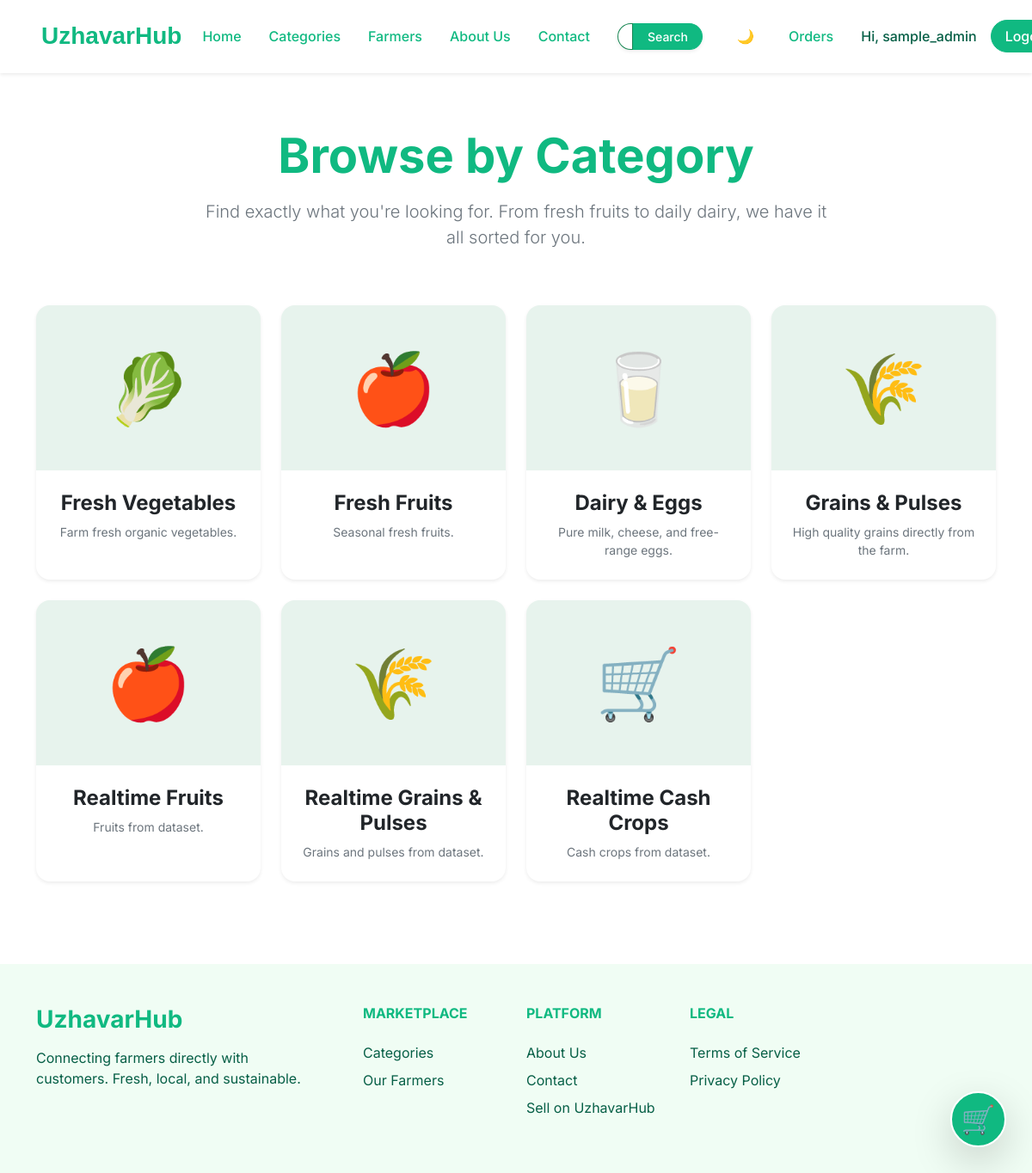
The app's page /marketplace/categories/ (signed in) with its own data.
### accounts/models.py (models this page shows, shortened)
class User(AbstractUser):
    ROLE_CHOICES = (
        ('CUSTOMER', 'Customer'),
        ('FARMER', 'Farmer'),
        ('ADMIN', 'Admin'),
    )
    role = models.CharField(max_length=20, choices=ROLE_CHOICES, default='CUSTOMER')

### marketplace/models.py (models this page shows, shortened)
class Category(models.Model):
    name = models.CharField(max_length=100)
    slug = models.SlugField(unique=True, max_length=50)
    description = models.TextField(blank=True, null=True)

### marketplace/views.py (the view)
# urls.py: path('categories/', views.category_list, name='category_list'),
def category_list(request):
    categories = Category.objects.all()
    return render(request, 'marketplace/category_list.html', {'categories': categories, 'title': 'Categories'})

### marketplace/templates/marketplace/category_list.html (shortened to what this page needs)
{% extends 'core/base.html' %}
{% load static %}
{% block content %}
<div class="container py-5">
    <div class="row mb-5 text-center">
        <div class="col-lg-8 mx-auto">
            <h1 class="display-4 fw-bold text-success mb-3">Browse by Category</h1>
            <p class="lead text-secondary">Find exactly what you're looking for. From fresh fruits to daily dairy, we have it all sorted for you.</p>
        </div>
    </div>
    <div class="row row-cols-1 row-cols-md-2 row-cols-lg-4 g-4">
        {% for category in categories %}
        <div class="col">
            <a href="{% url 'marketplace:product_list' %}?category={{ category.slug }}" class="text-decoration-none">
                <div class="card h-100 border-0 shadow-sm rounded-4 overflow-hidden hover-lift category-card text-center">
                    <div class="bg-success bg-opacity-10 py-5">
                        <span class="display-1">
                            {% if 'Vegetables' in category.name %}🥬
                            {% elif 'Fruits' in category.name %}🍎
                            {% elif 'Dairy' in category.name %}🥛
                            {% elif 'Grains' in category.name %}🌾
                            {% else %}🛒{% endif %}
                        </span>
                    </div>
                    <div class="card-body p-4">
                        <h4 class="card-title fw-bold text-dark mb-2">{{ category.name }}</h4>
                        <p class="card-text text-secondary small mb-0">{{ category.description|default:"Explore fresh products in this category." }}</p>
                    </div>
                </div>
            </a>
        </div>
        {% empty %}
        <div class="col-12 text-center py-5">
            <div class="display-1 text-muted mb-4 opacity-50">🛒</div>
            <h3 class="text-dark fw-bold mb-2">No categories found</h3>
            <p class="text-secondary">We are currently updating our categories. Please check back soon!</p>
        </div>
        {% endfor %}
    </div>
</div>
{% endblock %}

### core/templates/core/base.html (shortened to what this page needs)
{% load static %}
<!DOCTYPE html>
<html lang="en">
<head>
    <link href="https://cdn.jsdelivr.net/npm/bootstrap@5.3.0/dist/css/bootstrap.min.css" rel="stylesheet">
    <link rel="stylesheet" href="{% static 'css/styles.css' %}">
</head>
<body>
    {% block navbar %}
    <div class="fixed-top d-flex justify-content-center w-100" style="pointer-events: none;">
        <nav id="main-navbar" class="navbar navbar-expand-xl glass-nav py-3 shadow-sm" style="pointer-events: auto;">
        <div class="container-fluid px-4 px-lg-5">
            <a class="navbar-brand fw-bold text-success fs-3" href="/">UzhavarHub</a>
            <div class="collapse navbar-collapse justify-content-center" id="navbarNav">
                <ul class="navbar-nav gap-2 gap-xl-3 mx-auto">
                    <li class="nav-item">
                        {% if user.is_authenticated and user.role == 'FARMER' %}
                            <a class="nav-link text-success fw-medium text-nowrap" href="{% url 'farmer:dashboard' %}">Home</a>
                        {% else %}
                            <a class="nav-link text-success fw-medium text-nowrap" href="/">Home</a>
                        {% endif %}
                    </li>
                    {% if user.role != 'FARMER' %}
                    <li class="nav-item">
                        <a class="nav-link text-success fw-medium text-nowrap" href="{% url 'marketplace:category_list' %}">Categories</a>
                    </li>
                    <li class="nav-item">
                        <a class="nav-link text-success fw-medium text-nowrap" href="{% url 'marketplace:farmer_list' %}">Farmers</a>
                    </li>
                    {% endif %}
                    <li class="nav-item">
                        <a class="nav-link text-success fw-medium text-nowrap" href="#">About Us</a>
                    </li>
                    <li class="nav-item">
                        <a class="nav-link text-success fw-medium text-nowrap" href="#">Contact</a>
                    </li>
                </ul>
            </div>
            <div class="d-flex gap-2 gap-xl-3 align-items-center ms-lg-4">
                {% if request.resolver_match.app_name != 'farmer' %}
                <form action="{% url 'marketplace:product_list' %}" method="get" class="d-none d-lg-flex me-2 shadow-sm rounded-pill" style="max-width: 250px;">
                    <input type="text" name="q" class="form-control form-control-sm rounded-start-pill border-success" placeholder="Search products..." value="{{ request.GET.q }}">
                    <button type="submit" class="btn btn-sm btn-success rounded-end-pill px-3 fw-medium">Search</button>
                </form>
                {% endif %}
                <button id="themeToggleBtn" class="btn btn-outline-secondary rounded-pill px-3 me-2 border-0" title="Toggle Theme">
                    <span id="themeIcon">🌙</span>
                </button>
                {% if user.is_authenticated %}
                    {% if user.role != 'FARMER' %}
                    <a href="{% url 'orders:history' %}" class="text-success text-decoration-none fw-medium me-3 text-nowrap">Orders</a>
                    {% endif %}
                    <span class="text-success-emphasis fw-medium text-nowrap" title="{{ user.username }}">Hi, {{ user.username|truncatechars:15 }}</span>
                    <form action="{% url 'accounts:logout' %}" method="post" class="d-inline m-0">
                        <button type="submit" class="btn btn-success fw-medium px-3 text-nowrap rounded-pill">Logout</button>
                    </form>
                {% else %}
                    <a href="{% url 'accounts:login' %}" class="text-success text-decoration-none fw-medium text-nowrap">Login</a>
                    <a href="{% url 'accounts:signup' %}" class="btn btn-success fw-medium px-4 text-nowrap rounded-pill">Sign up</a>
                {% endif %}
            </div>
            </div>
        </div>
    <div style="height: 100px;"></div>
    {% endblock navbar %}
    <main class="flex-grow-1">
        {% block content %}
        {% endblock content %}
    </main>
    {% if user.role != 'FARMER' and request.resolver_match.app_name != 'accounts' %}
    <a href="{% url 'orders:view_cart' %}" id="floating-cart-btn" class="btn btn-success position-fixed shadow-lg rounded-circle d-flex align-items-center justify-content-center border-2 border-white" style="bottom: 30px; right: 30px; width: 65px; height: 65px; z-index: 1050; transition: transform 0.3s ease;">
        <span class="fs-2">🛒</span>
    </a>
    {% endif %}
    {% block footer %}
    <footer class="footer-bg py-5 mt-5">
        <div class="container">
            <div class="row gy-4">
                <div class="col-lg-4 col-md-6">
                    <h3 class="fw-bold text-success mb-3">UzhavarHub</h3>
                    <p class="text-success-emphasis mb-0 pe-4">
                        Connecting farmers directly with customers. Fresh, local, and sustainable.
                    </p>
                </div>
                <div class="col-lg-2 col-md-6">
                    <h6 class="fw-bold text-success text-uppercase mb-4">Marketplace</h6>
                    <ul class="list-unstyled d-flex flex-column gap-2">
                        <li><a href="{% url 'marketplace:category_list' %}" class="text-success-emphasis text-decoration-none">Categories</a></li>
                        <li><a href="{% url 'marketplace:farmer_list' %}" class="text-success-emphasis text-decoration-none">Our Farmers</a></li>
                    </ul>
                </div>
                <div class="col-lg-2 col-md-6">
                    <h6 class="fw-bold text-success text-uppercase mb-4">Platform</h6>
                    <ul class="list-unstyled d-flex flex-column gap-2">
                        <li><a href="#" class="text-success-emphasis text-decoration-none">About Us</a></li>
                        <li><a href="#" class="text-success-emphasis text-decoration-none">Contact</a></li>
                        <li><a href="#" class="text-success-emphasis text-decoration-none">Sell on UzhavarHub</a></li>
                    </ul>
                </div>
                <div class="col-lg-2 col-md-6">
                    <h6 class="fw-bold text-success text-uppercase mb-4">Legal</h6>
                    <ul class="list-unstyled d-flex flex-column gap-2">
                        <li><a href="#" class="text-success-emphasis text-decoration-none">Terms of Service</a></li>
                        <li><a href="#" class="text-success-emphasis text-decoration-none">Privacy Policy</a></li>
                    </ul>
                </div>
            </div>
        </div>
    </footer>
    {% endblock footer %}
</body>
</html>

### core/static/css/styles.css (style rules this page uses)
:root { --uh-green: #10B981; --uh-green-dark: #059669; --uh-green-light: #f0fdf4; --uh-text: #065f46; }
body { font-family: 'Inter', sans-serif; display: flex; flex-direction: column; min-height: 100vh; }
.text-success { color: var(--uh-green) !important; }
.text-success-emphasis { color: var(--uh-text) !important; }
.btn-success { background-color: var(--uh-green); border-color: var(--uh-green); }
.footer-bg { background-color: var(--uh-green-light); }

### core/templates/core/base.html (style rules this page uses)
body { font-family: 'Inter', sans-serif; }
.navbar-brand { font-family: 'Outfit', sans-serif; }
.glass-nav { background: rgba(255, 255, 255, 0.95); backdrop-filter: blur(16px); -webkit-backdrop-filter: blur(16px); border-bottom: 1px solid rgba(255, 255, 255, 0.2); transition: all 0.4s ease-in-out !important; z-index: 1030; margin: 0 auto; border-radius: 0; width: 100%; max-width: 100%; }
@media (min-width: 1200px) { .navbar-collapse { transition: all 0.3s ease; } }

### marketplace/templates/marketplace/category_list.html (style rules this page uses)
.hover-lift { transition: transform 0.3s cubic-bezier(0.175, 0.885, 0.32, 1.275), box-shadow 0.3s ease; }
.category-card { transition: all 0.3s ease; }

### records on screen
User: username "sample_admin"
Category: name "Fresh Vegetables", description "Farm fresh organic vegetables."
Category: name "Fresh Fruits", description "Seasonal fresh fruits."
Category: name "Dairy & Eggs", description "Pure milk, cheese, and free-range eggs."
Category: name "Grains & Pulses", description "High quality grains directly from the farm."
Category: name "Realtime Fruits", description "Fruits from dataset."
Category: name "Realtime Grains & Pulses", description "Grains and pulses from dataset."
Category: name "Realtime Cash Crops", description "Cash crops from dataset."
